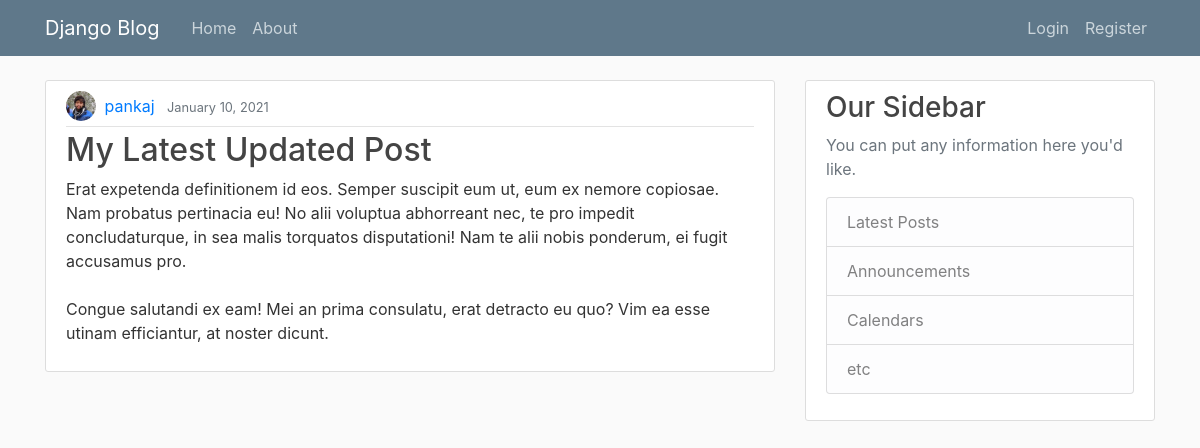
The page /post/29/ on the database its author committed.
### blog/models.py (models this page shows, shortened)
class Post(models.Model):
    title = models.CharField(max_length=100)
    content = models.TextField()
    date_posted = models.DateTimeField(default=timezone.now)
    author = models.ForeignKey(User, on_delete=models.CASCADE)

### users/models.py (models this page shows, shortened)
class Profile(models.Model):
    user = models.OneToOneField(User, on_delete=models.CASCADE)
    image = models.ImageField(default='default.jpg', upload_to='profile_pics')

### blog/views.py (the view)
# urls.py: path('post/<int:pk>/', PostDetailView.as_view(), name='post-detail'),
class PostDetailView(DetailView):
    model = Post

### blog/templates/blog/post_detail.html (shortened to what this page needs)
{% extends "blog/base.html" %}
{% block content %}
    <article class="media content-section">
        <div class="media-body">
        <div class="article-metadata">
            <img src="{{ object.author.profile.image.url }}" class="rounded-circle article-img"> </img>
            <a class="mr-2" href="{% url 'user-posts' object.author.username %}">{{ object.author }}</a>
            <small class="text-muted">{{ object.date_posted|date:"F d, Y" }}</small>
        </div>
        <h2 class="article-title">{{ object.title }}</h2>
        <p class="article-content">{{ object.content }}</p>
        </div>
    </article>
{% endblock content %}

### blog/static/blog/main.css (style rules this page uses)
body { background: #fafafa; color: #333333; margin-top: 5rem; }
h1, h2, h3, h4, h5, h6 { color: #444444; }
.content-section { background: #ffffff; padding: 10px 20px; border: 1px solid #dddddd; border-radius: 3px; margin-bottom: 20px; }
.article-title { color: #444444; }
.article-content { white-space: pre-line; }
.article-img { height: 30px; width: 30px; margin-right: 4px; margin-bottom: 4px; }
.article-metadata { padding-bottom: 1px; margin-bottom: 4px; border-bottom: 1px solid #e3e3e3 }

### rows shown on the page
Post: author.profile.image (picture), author "pankaj", date_posted "January 10, 2021", title "My Latest Updated Post", content "Erat expetenda definitionem id eos. Semper suscipit eum ut, eum ex nemore copiosae. Nam probatus pertinacia eu! No alii voluptua abhorreant nec, te pro impedit concludaturque, in sea malis torquatos disputationi! Nam te alii nobis ponderum, ei fugit accusamus pro. Congue salutandi ex eam! Mei an prima consulatu, erat detracto eu quo? Vim ea esse utinam efficiantur, at noster dicunt."
